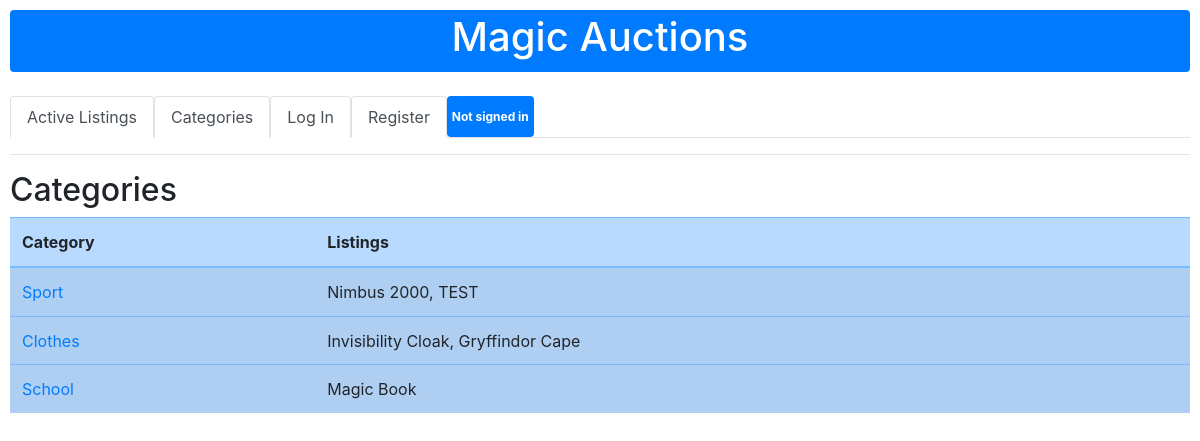
The page /categories on the database its author committed.
### auctions/models.py (models this page shows, shortened)
class AuctionCategory(models.Model):
    class Meta:
        verbose_name_plural = "Auction categories"
    name = models.CharField(max_length=50)

### auctions/views.py (the view)
# urls.py: path("categories", views.categories_view, name="categories"),
def categories_view(request):
    categories = AuctionCategory.objects.all()
    listings_dict = {}
    for category in categories:
        listings_dict[category.name] = ', '.join([l.title for l in category.listings.all()])
    return render(request, "auctions/categories.html", {
        "auctioncategory_list": categories,
        "listings_dict": listings_dict,
        "watchlist": request.user.watchlist.all() if request.user.is_authenticated else None
    })

### auctions/templatetags/auction_extras.py (called while the page is built)
@register.filter(name='dict_key')
def dict_key(d, k):
    return d[k]

### auctions/templates/auctions/categories.html (shortened to what this page needs)
{% extends "auctions/layout.html" %}
{% load static %}
{% load auction_extras %}
{% block body %}
    <h2>Categories</h2>
    <table class="table table-striped table-primary">
        <thead>
          <tr>
            <th scope="col">Category</th>
            <th scope="col">Listings</th>
          </tr>
        </thead>
        <tbody>
            {% for c in auctioncategory_list %}
                <tr>
                    <td><a href="{% url 'category_listings' category_id=c.id %}">{{ c.name }}</a></td>
                    <td>{{ listings_dict|dict_key:c.name }}</td>
            {% endfor %}
        </tbody>
    </table>
{% endblock %}

### auctions/static/auctions/styles.css (style rules this page uses)
body { padding: 10px; }

### rows shown on the page
AuctionCategory: name "Sport", name "Nimbus 2000, TEST"
AuctionCategory: name "Clothes", name "Invisibility Cloak, Gryffindor Cape"
AuctionCategory: name "School", name "Magic Book"
